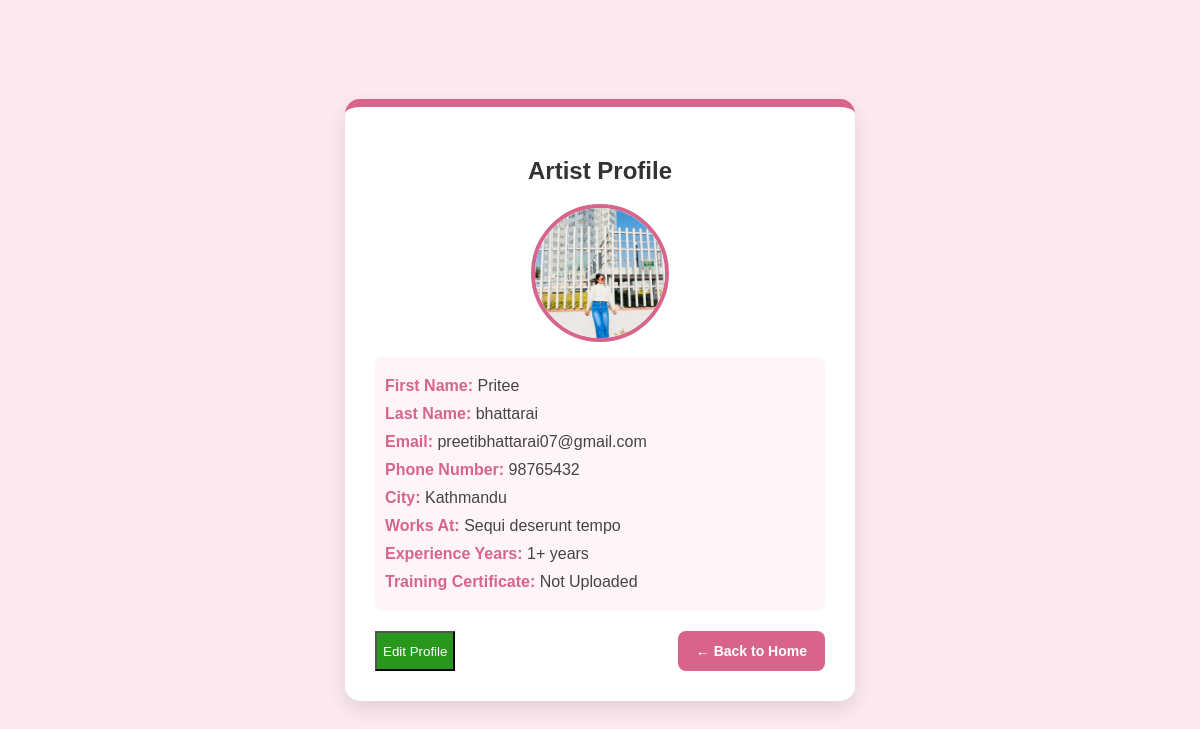
/artist/profile/ (signed in), run on the app's committed database.
### accounts/models.py (models this page shows, shortened)
class User(AbstractUser):
    username = None  # ✅ Remove username field completely
    email = models.EmailField(unique=True)  # Email as the unique identifier
    phone = models.CharField(max_length=15, unique=True)
    password = models.CharField(max_length=100)
    profile_image = models.ImageField(upload_to="profile_images/", null=True, blank=True)
    city = models.CharField(max_length=100, null=True, blank=True)
    is_verified = models.BooleanField(default=False)
    is_artist = models.BooleanField(default=False)
    otp = models.CharField(max_length=6, blank=True, null=True)  # ✅ Stores OTP
    works_at = models.CharField(max_length=255, null=True, blank=True)
    experience_years = models.IntegerField(default=0, null=True, blank=True)
    is_available = models.BooleanField(default=True)
    USERNAME_FIELD = "email"  # ✅ Login using email instead of username
    REQUIRED_FIELDS = []  # ✅ Don't require username
    objects = CustomUserManager()  # ✅ Use custom manager

### accounts/views.py (the view, shortened to what this page needs)
# urls.py: path('artist/profile/', artist_profile, name='artist_profile'),
@login_required(login_url='artist_login')
def artist_profile(request):
    return render(request, 'accounts/artist_profile.html')

### accounts/templates/accounts/artist_profile.html (shortened to what this page needs)
{% load static %}
<!DOCTYPE html>
<html lang="en">
<head>
</head>
<body>
    <div class="container">
        <h2>Artist Profile</h2>
        <div class="profile-image">
            {% if user.profile_image %}
                <img src="{{ user.profile_image.url }}" alt="Profile Image">
            {% else %}
                <img src="{% static 'images/default_profile.png' %}" alt="Default Profile Image">
            {% endif %}
        </div>
        <div id="profile-view" class="profile-details">
            <p><strong>First Name:</strong> {{ user.first_name }}</p>
            <p><strong>Last Name:</strong> {{ user.last_name }}</p>
            <p><strong>Email:</strong> {{ user.email }}</p>
            <p><strong>Phone Number:</strong> {{ user.phone }}</p>
            <p><strong>City:</strong> {{ user.city }}</p>
            <p><strong>Works At:</strong> {{ user.works_at|default:"Freelance Artist" }}</p>
            <p><strong>Experience Years:</strong> {{ user.experience_years }}+ years</p>
            <p><strong>Training Certificate:</strong>
                {% if user.training_certificate %}
                    <a href="{{ user.training_certificate.url }}" target="_blank">View Certificate</a>
                {% else %}
                    Not Uploaded
                {% endif %}
            </p>
        </div>
        <div class="buttons">
            <button class="edit-btn" onclick="toggleEdit()">Edit Profile</button>
            <a href="{% url 'artist_dashboard' %}" class="btn back-btn">← Back to Home</a>
        </div>
    </div>
</body>
</html>

### accounts/templates/accounts/artist_profile.html (style rules this page uses)
body { font-family: 'Poppins', sans-serif; background-color: #fce8ef; color: #333; margin: 0; padding: 0; display: flex; justify-content: center; align-items: center; height: 100vh; }
.container { background: white; padding: 30px; border-radius: 15px; box-shadow: 0 8px 20px rgba(0, 0, 0, 0.1); width: 450px; text-align: center; border-top: 8px solid #D8648C; }
.profile-image { display: flex; justify-content: center; align-items: center; margin-bottom: 15px; }
.profile-image img { width: 130px; height: 130px; border-radius: 50%; border: 4px solid #D8648C; object-fit: cover; transition: transform 0.3s ease-in-out; }
.profile-details { text-align: left; margin-top: 10px; padding: 10px; background: #fff5f9; border-radius: 8px; }
.profile-details p { font-size: 16px; margin: 10px 0; color: #444; font-weight: 500; }
.profile-details strong { color: #D8648C; }
.buttons { margin-top: 20px; display: flex; justify-content: space-between; }
.btn { padding: 12px 18px; border-radius: 8px; text-decoration: none; font-weight: bold; border: none; cursor: pointer; transition: all 0.3s ease-in-out; font-size: 14px; }
.back-btn { background-color: #D8648C; color: white; }
.edit-btn { background-color: #28971c; color: white; }

### data on the page
User: profile_image (picture), first_name "Pritee", last_name "bhattarai", email "preetibhattarai07@gmail.com", phone "98765432", city "Kathmandu", works_at "Sequi deserunt tempo", experience_years "1"
